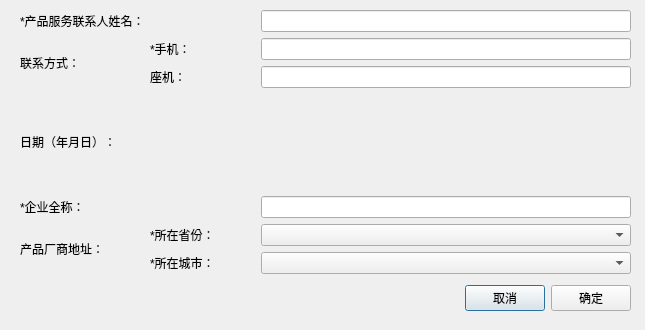
<?xml version="1.0" encoding="UTF-8"?>
<ui version="4.0">
 <class>AddCompanyDialog</class>
 <widget class="QDialog" name="AddCompanyDialog">
  <property name="geometry">
   <rect>
    <x>0</x>
    <y>0</y>
    <width>645</width>
    <height>330</height>
   </rect>
  </property>
  <property name="minimumSize">
   <size>
    <width>645</width>
    <height>330</height>
   </size>
  </property>
  <property name="maximumSize">
   <size>
    <width>645</width>
    <height>330</height>
   </size>
  </property>
  <property name="windowTitle">
   <string>添加厂商信息</string>
  </property>
  <widget class="QWidget" name="layoutWidget">
   <property name="geometry">
    <rect>
     <x>20</x>
     <y>10</y>
     <width>611</width>
     <height>301</height>
    </rect>
   </property>
   <layout class="QVBoxLayout" name="verticalLayout_5">
    <item>
     <layout class="QHBoxLayout" name="horizontalLayout">
      <item>
       <widget class="QLabel" name="contactNameLabel">
        <property name="text">
         <string>*产品服务联系人姓名：</string>
        </property>
       </widget>
      </item>
      <item>
       <spacer name="horizontalSpacer">
        <property name="orientation">
         <enum>Qt::Horizontal</enum>
        </property>
        <property name="sizeHint" stdset="0">
         <size>
          <width>40</width>
          <height>20</height>
         </size>
        </property>
       </spacer>
      </item>
      <item>
       <widget class="QLineEdit" name="contactNameLineEdit">
        <property name="minimumSize">
         <size>
          <width>370</width>
          <height>0</height>
         </size>
        </property>
        <property name="maxLength">
         <number>16</number>
        </property>
       </widget>
      </item>
     </layout>
    </item>
    <item>
     <layout class="QHBoxLayout" name="horizontalLayout_2">
      <item>
       <widget class="QLabel" name="contactInfoLabel">
        <property name="text">
         <string>联系方式：</string>
        </property>
       </widget>
      </item>
      <item>
       <spacer name="horizontalSpacer_2">
        <property name="orientation">
         <enum>Qt::Horizontal</enum>
        </property>
        <property name="sizeHint" stdset="0">
         <size>
          <width>40</width>
          <height>20</height>
         </size>
        </property>
       </spacer>
      </item>
      <item>
       <layout class="QVBoxLayout" name="verticalLayout">
        <item>
         <widget class="QLabel" name="mobilePhoneLabel">
          <property name="text">
           <string>*手机：</string>
          </property>
         </widget>
        </item>
        <item>
         <widget class="QLabel" name="telephoneLabel">
          <property name="text">
           <string>座机：</string>
          </property>
         </widget>
        </item>
       </layout>
      </item>
      <item>
       <spacer name="horizontalSpacer_4">
        <property name="orientation">
         <enum>Qt::Horizontal</enum>
        </property>
        <property name="sizeHint" stdset="0">
         <size>
          <width>40</width>
          <height>20</height>
         </size>
        </property>
       </spacer>
      </item>
      <item>
       <layout class="QVBoxLayout" name="verticalLayout_2">
        <item>
         <widget class="QLineEdit" name="mobilePhoneLineEdit">
          <property name="minimumSize">
           <size>
            <width>370</width>
            <height>0</height>
           </size>
          </property>
          <property name="maxLength">
           <number>16</number>
          </property>
         </widget>
        </item>
        <item>
         <widget class="QLineEdit" name="telephoneLineEdit">
          <property name="maxLength">
           <number>16</number>
          </property>
         </widget>
        </item>
       </layout>
      </item>
     </layout>
    </item>
    <item>
     <layout class="QHBoxLayout" name="horizontalLayout_3">
      <item>
       <widget class="QLabel" name="dateLbe">
        <property name="text">
         <string>日期（年月日）：</string>
        </property>
       </widget>
      </item>
      <item>
       <spacer name="horizontalSpacer_5">
        <property name="orientation">
         <enum>Qt::Horizontal</enum>
        </property>
        <property name="sizeHint" stdset="0">
         <size>
          <width>40</width>
          <height>20</height>
         </size>
        </property>
       </spacer>
      </item>
      <item>
       <widget class="QLabel" name="dateLabel">
        <property name="minimumSize">
         <size>
          <width>370</width>
          <height>0</height>
         </size>
        </property>
        <property name="text">
         <string/>
        </property>
       </widget>
      </item>
     </layout>
    </item>
    <item>
     <layout class="QHBoxLayout" name="horizontalLayout_4">
      <item>
       <widget class="QLabel" name="companyNameLabel">
        <property name="text">
         <string>*企业全称：</string>
        </property>
       </widget>
      </item>
      <item>
       <spacer name="horizontalSpacer_6">
        <property name="orientation">
         <enum>Qt::Horizontal</enum>
        </property>
        <property name="sizeHint" stdset="0">
         <size>
          <width>40</width>
          <height>20</height>
         </size>
        </property>
       </spacer>
      </item>
      <item>
       <widget class="QLineEdit" name="companyNameLineEdit">
        <property name="minimumSize">
         <size>
          <width>370</width>
          <height>0</height>
         </size>
        </property>
        <property name="maxLength">
         <number>128</number>
        </property>
       </widget>
      </item>
     </layout>
    </item>
    <item>
     <layout class="QHBoxLayout" name="horizontalLayout_5">
      <item>
       <widget class="QLabel" name="addressInfoLabel">
        <property name="text">
         <string>产品厂商地址：</string>
        </property>
       </widget>
      </item>
      <item>
       <spacer name="horizontalSpacer_7">
        <property name="orientation">
         <enum>Qt::Horizontal</enum>
        </property>
        <property name="sizeHint" stdset="0">
         <size>
          <width>40</width>
          <height>20</height>
         </size>
        </property>
       </spacer>
      </item>
      <item>
       <layout class="QVBoxLayout" name="verticalLayout_3">
        <item>
         <widget class="QLabel" name="provinceLabel">
          <property name="text">
           <string>*所在省份：</string>
          </property>
         </widget>
        </item>
        <item>
         <widget class="QLabel" name="cityLabel">
          <property name="text">
           <string>*所在城市：</string>
          </property>
         </widget>
        </item>
       </layout>
      </item>
      <item>
       <spacer name="horizontalSpacer_9">
        <property name="orientation">
         <enum>Qt::Horizontal</enum>
        </property>
        <property name="sizeHint" stdset="0">
         <size>
          <width>40</width>
          <height>20</height>
         </size>
        </property>
       </spacer>
      </item>
      <item>
       <layout class="QVBoxLayout" name="verticalLayout_4">
        <item>
         <widget class="QComboBox" name="provinceComboBox">
          <property name="minimumSize">
           <size>
            <width>370</width>
            <height>0</height>
           </size>
          </property>
         </widget>
        </item>
        <item>
         <widget class="QComboBox" name="cityComboBox"/>
        </item>
       </layout>
      </item>
     </layout>
    </item>
    <item>
     <layout class="QHBoxLayout" name="horizontalLayout_6">
      <property name="topMargin">
       <number>5</number>
      </property>
      <item>
       <spacer name="horizontalSpacer_3">
        <property name="orientation">
         <enum>Qt::Horizontal</enum>
        </property>
        <property name="sizeHint" stdset="0">
         <size>
          <width>40</width>
          <height>20</height>
         </size>
        </property>
       </spacer>
      </item>
      <item>
       <widget class="QPushButton" name="cancelButton">
        <property name="text">
         <string>取消</string>
        </property>
       </widget>
      </item>
      <item>
       <widget class="QPushButton" name="sureButton">
        <property name="text">
         <string>确定</string>
        </property>
       </widget>
      </item>
     </layout>
    </item>
   </layout>
  </widget>
 </widget>
 <tabstops>
  <tabstop>contactNameLineEdit</tabstop>
  <tabstop>mobilePhoneLineEdit</tabstop>
  <tabstop>telephoneLineEdit</tabstop>
  <tabstop>companyNameLineEdit</tabstop>
  <tabstop>provinceComboBox</tabstop>
  <tabstop>cityComboBox</tabstop>
  <tabstop>cancelButton</tabstop>
  <tabstop>sureButton</tabstop>
 </tabstops>
 <resources/>
 <connections/>
</ui>
